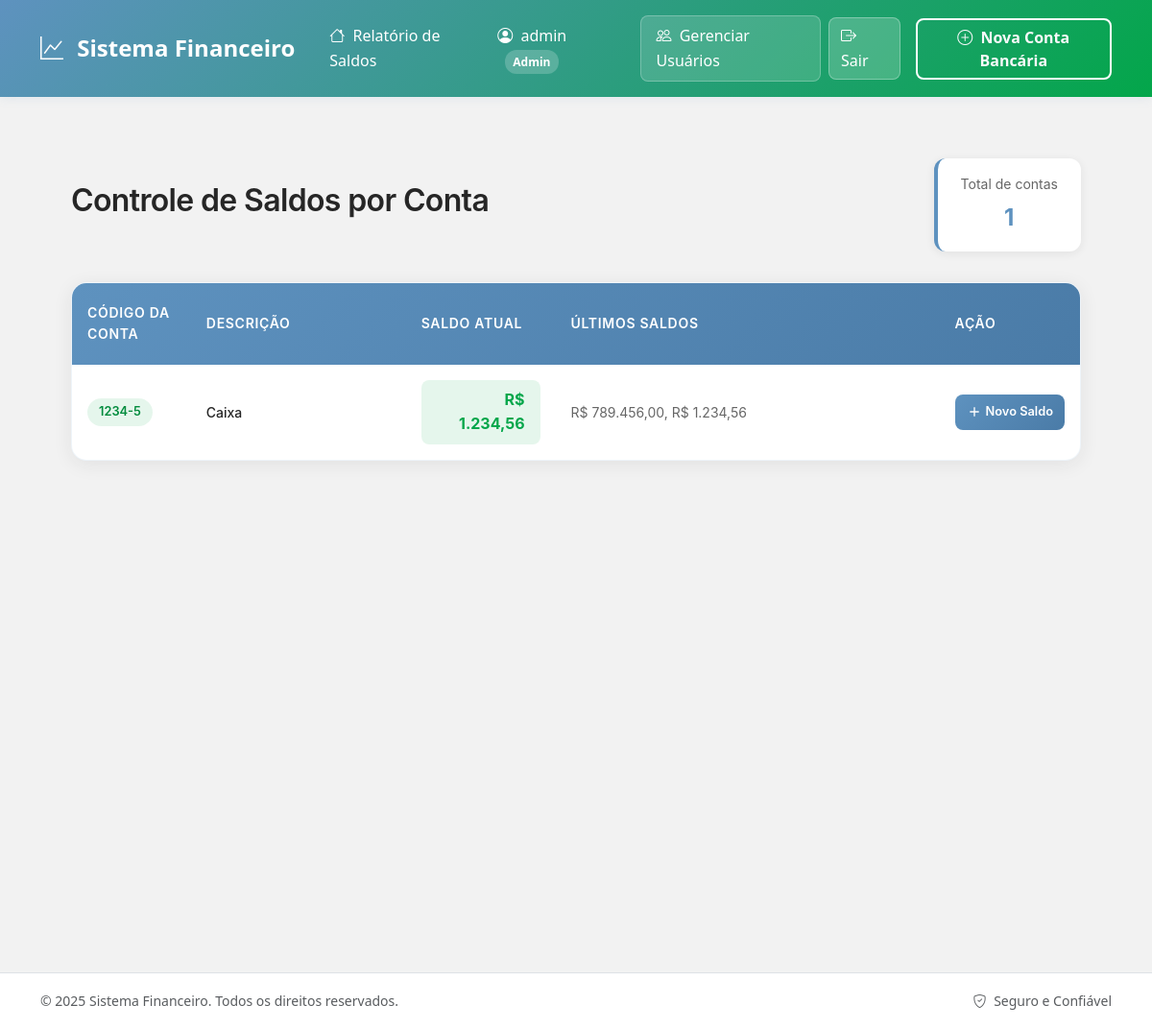
/ (signed in), run on the app's committed database.
### app.py (models this page shows, shortened)
class Conta(db.Model):
    __tablename__ = 'contas'
    id = db.Column(db.Integer, primary_key=True)
    codigo_conta = db.Column(db.String(50), nullable=False, unique=True, index=True)
    descricao = db.Column(db.String(200), nullable=False)
    criado_em = db.Column(db.DateTime, default=datetime.now, nullable=False)
    atualizado_em = db.Column(db.DateTime, default=datetime.now, onupdate=datetime.now)
    ativo = db.Column(db.Boolean, default=True, nullable=False)

### app.py (the view)
    @app.route('/')
    @login_required
    def index():
        contas = Conta.query.filter_by(ativo=True).order_by(Conta.codigo_conta).all()
        contas_com_saldos = []
        for conta in contas:
            saldos_ordenados = (Saldo.query
                            .filter_by(conta_id=conta.id)
                            .order_by(desc(Saldo.data), desc(Saldo.hora), desc(Saldo.criado_em))
                            .all())
            if saldos_ordenados:
                saldo_atual = saldos_ordenados[0]
                ultimos_saldos = saldos_ordenados[1:] if len(saldos_ordenados) > 1 else []
                ultimos_saldos_formatados = []
                for saldo in ultimos_saldos:
                    valor_formatado = f"R$ {saldo.valor:,.2f}".replace(',', 'X').replace('.', ',').replace('X', '.')
                    ultimos_saldos_formatados.append(valor_formatado)
                conta.saldo_atual = saldo_atual.valor_formatado
                conta.ultimos_saldos = ', '.join(ultimos_saldos_formatados) if ultimos_saldos_formatados else 'Nenhum registro anterior'
            else:
                conta.saldo_atual = 'R$ 0,00'
                conta.ultimos_saldos = 'Nenhum registro anterior'
            contas_com_saldos.append(conta)
        return render_template('index.html', contas=contas_com_saldos)

### app.py (called while the page is built)
def login_required(f):
    from functools import wraps
    @wraps(f)
    def decorated_function(*args, **kwargs):
        if 'user_id' not in session:
            flash('Por favor, faça login para acessar esta página.', 'warning')
            return redirect(url_for('login', next=request.url))
        return f(*args, **kwargs)
    return decorated_function

    @property
    def valor_formatado(self) -> str:
        return f"R$ {self.valor:,.2f}".replace(',', 'X').replace('.', ',').replace('X', '.')

### templates/index.html (shortened to what this page needs)
{% extends "base.html" %}
{% block content %}
<div class="balance-container">
    <div class="header-section">
        <h1 class="page-title">Controle de Saldos por Conta</h1>
        <div class="summary-card">
            <span class="summary-label">Total de contas</span>
            <span class="summary-value">{{ contas|length or 0 }}</span>
        </div>
    </div>
    {% if contas %}
    <div class="table-wrapper">
        <div class="table-container">
            <table class="modern-table">
                <thead>
                    <tr>
                        <th style="width: 12%;">Código da Conta</th>
                        <th style="width: 22%;">Descrição</th>
                        <th style="width: 15%;">Saldo Atual</th>
                        <th style="width: 40%;">Últimos Saldos</th>
                        <th style="width: 11%;">Ação</th>
                    </tr>
                </thead>
                <tbody>
                    {% for conta in contas %}
                    <tr>
                        <td>
                            <a href="{{ url_for('ver_conta', conta_id=conta.id) }}" class="account-code-link">
                                <span class="account-code">{{ conta.codigo_conta }}</span>
                            </a>
                        </td>
                        <td>
                            <div class="account-info">
                                <span class="account-description">{{ conta.descricao }}</span>
                            </div>
                        </td>
                        <td>
                            <span class="amount {{ 'positive' if conta.saldo_atual != 'R$ 0,00' else 'zero' }}">
                                {{ conta.saldo_atual }}
                            </span>
                        </td>
                        <td class="transaction-description">
                            {% if conta.ultimos_saldos and conta.ultimos_saldos != 'Nenhum registro anterior' %}
                                {{ conta.ultimos_saldos }}
                            {% else %}
                                <em style="color: #666;">{{ conta.ultimos_saldos }}</em>
                            {% endif %}
                        </td>
                        <td>
                            <button class="add-balance-btn" onclick="openBalanceModal('{{ conta.id }}', '{{ conta.codigo_conta }}', '{{ conta.descricao }}')">
                                <svg width="16" height="16" viewBox="0 0 24 24" fill="none" stroke="currentColor" stroke-width="2">
                                    <line x1="12" y1="5" x2="12" y2="19"></line>
                                    <line x1="5" y1="12" x2="19" y2="12"></line>
                                </svg>
                                Novo Saldo
                            </button>
                        </td>
                    </tr>
                    {% endfor %}
                </tbody>
            </table>
        </div>
    </div>
    {% endif %}
</div>
{% endblock %}

### templates/base.html (style rules this page uses)
:root { --primary-blue: #5E92BF; --success-green: #03A64A; --success-dark: #038C3E; --light-gray: #F2F2F2; --dark-gray: #262626; --white: #ffffff; --shadow: 0 2px 10px rgba(94, 146, 191, 0.1); --border-radius: 8px; }
* { margin: 0; padding: 0; box-sizing: border-box; }
body { font-family: 'Segoe UI', Tahoma, Geneva, Verdana, sans-serif; background-color: var(--light-gray); color: var(--dark-gray); line-height: 1.6; }

### templates/index.html (style rules this page uses)
* { margin: 0; padding: 0; box-sizing: border-box; }
.balance-container { max-width: 1200px; margin: 0 auto; padding: 2rem; font-family: -apple-system, BlinkMacSystemFont, 'Segoe UI', Roboto, Oxygen, Ubuntu, Cantarell, sans-serif; background-color: #F2F2F2; min-height: 100vh; }
.header-section { display: flex; justify-content: space-between; align-items: center; margin-bottom: 2rem; flex-wrap: wrap; gap: 1rem; }
.page-title { color: #262626; font-size: 2rem; font-weight: 600; letter-spacing: -0.02em; }
.summary-card { display: flex; flex-direction: column; align-items: center; background: white; padding: 1rem 1.5rem; border-radius: 12px; box-shadow: 0 2px 10px rgba(38, 38, 38, 0.08); border-left: 4px solid #5E92BF; }
.summary-label { font-size: 0.875rem; color: #666; margin-bottom: 0.25rem; }
.summary-value { font-size: 1.5rem; font-weight: 700; color: #5E92BF; }
.table-wrapper { background: white; border-radius: 16px; box-shadow: 0 4px 20px rgba(38, 38, 38, 0.08); overflow: hidden; border: 1px solid rgba(94, 146, 191, 0.1); }
.table-container { overflow-x: auto; }
.modern-table { width: 100%; border-collapse: collapse; font-size: 0.875rem; }
.modern-table thead { background: linear-gradient(135deg, #5E92BF 0%, #4A7BA7 100%); }
.modern-table thead th { padding: 1.25rem 1rem; text-align: left; font-weight: 600; color: white; font-size: 0.875rem; text-transform: uppercase; letter-spacing: 0.05em; border-bottom: none; }
.modern-table tbody tr { transition: all 0.2s ease; border-bottom: 1px solid rgba(242, 242, 242, 0.8); }
.modern-table tbody tr:last-child { border-bottom: none; }
.modern-table td { padding: 1rem; vertical-align: middle; color: #262626; }
.account-code-link { text-decoration: none; }
.account-code { background: rgba(3, 166, 74, 0.1); color: #038C3E; padding: 0.25rem 0.75rem; border-radius: 20px; font-weight: 600; font-size: 0.8rem; display: inline-block; transition: all 0.2s ease; }
.account-info { display: flex; flex-direction: column; }
.account-description { color: #262626; font-weight: 500; line-height: 1.4; }
.amount { font-weight: 700; font-size: 1rem; display: inline-block; padding: 0.5rem 1rem; border-radius: 8px; text-align: right; }
.amount.positive { background: rgba(3, 166, 74, 0.1); color: #03A64A; }
.modern-table td.transaction-description { color: #666; max-width: 300px; word-wrap: break-word; line-height: 1.4; }
.add-balance-btn { background: linear-gradient(135deg, #5E92BF 0%, #4A7BA7 100%); color: white; border: none; padding: 0.5rem 0.75rem; border-radius: 8px; font-size: 0.8rem; font-weight: 600; cursor: pointer; transition: all 0.2s ease; display: flex; align-items: center; gap: 0.25rem; white-space: nowrap; }
.table-wrapper, .empty-state { animation: fadeIn 0.3s ease-out; }

### data on the page
Conta: codigo_conta "1234-5", descricao "Caixa", saldo_atual "R$ 1.234,56", ultimos_saldos "R$ 789.456,00, R$ 1.234,56"

### other printed values
{{ session['username'] }} "admin"
{{ 'Admin' if session.get('user_type') == 'admin' else 'Usuário' }} "Admin"
{{ contas|length or 0 }} "1"
